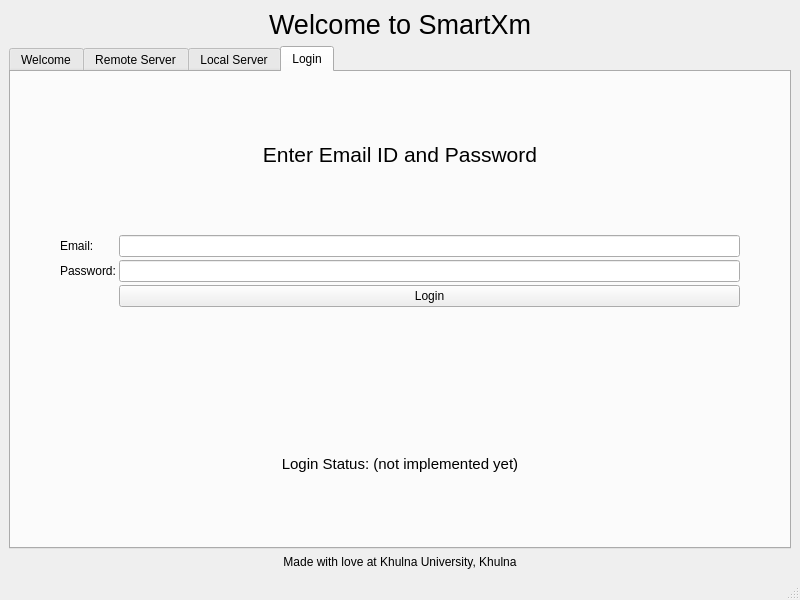
<?xml version="1.0" encoding="UTF-8"?>
<ui version="4.0">
 <class>WelcomeWindow</class>
 <widget class="QMainWindow" name="WelcomeWindow">
  <property name="geometry">
   <rect>
    <x>0</x>
    <y>0</y>
    <width>800</width>
    <height>600</height>
   </rect>
  </property>
  <property name="windowTitle">
   <string>WelcomeWindow</string>
  </property>
  <widget class="QWidget" name="centralwidget">
   <layout class="QVBoxLayout" name="verticalLayout">
    <item>
     <widget class="QLabel" name="welcome_label">
      <property name="text">
       <string>&lt;html&gt;&lt;head/&gt;&lt;body&gt;&lt;p align=&quot;center&quot;&gt;&lt;span style=&quot; font-size:20pt;&quot;&gt;Welcome to SmartXm&lt;/span&gt;&lt;/p&gt;&lt;/body&gt;&lt;/html&gt;</string>
      </property>
     </widget>
    </item>
    <item>
     <widget class="QTabWidget" name="tabWidget">
      <property name="currentIndex">
       <number>3</number>
      </property>
      <widget class="QWidget" name="welcome_tab">
       <attribute name="title">
        <string>Welcome</string>
       </attribute>
       <layout class="QVBoxLayout" name="verticalLayout_5">
        <item>
         <layout class="QHBoxLayout" name="horizontalLayout_2">
          <item>
           <widget class="QLabel" name="label_8">
            <property name="text">
             <string>logo</string>
            </property>
           </widget>
          </item>
          <item>
           <widget class="QLabel" name="label_7">
            <property name="text">
             <string>&lt;html&gt;&lt;head/&gt;&lt;body&gt;&lt;p&gt;&lt;span style=&quot; font-size:24pt; font-weight:700;&quot;&gt;SmartXm&lt;/span&gt;&lt;/p&gt;&lt;/body&gt;&lt;/html&gt;</string>
            </property>
           </widget>
          </item>
         </layout>
        </item>
        <item>
         <layout class="QHBoxLayout" name="horizontalLayout_3">
          <item>
           <widget class="QPushButton" name="exit_welcome_pushButton_4">
            <property name="text">
             <string>Exit</string>
            </property>
           </widget>
          </item>
          <item>
           <widget class="QPushButton" name="teacherWelcome_pushButton_4">
            <property name="text">
             <string>Teacher</string>
            </property>
           </widget>
          </item>
          <item>
           <widget class="QPushButton" name="studentWelcome_pushButton_4">
            <property name="text">
             <string>Student</string>
            </property>
           </widget>
          </item>
         </layout>
        </item>
       </layout>
      </widget>
      <widget class="QWidget" name="remoteServerTab">
       <attribute name="title">
        <string>Remote Server</string>
       </attribute>
       <layout class="QVBoxLayout" name="verticalLayout_2">
        <item>
         <widget class="QLabel" name="syncWithRemoteServer_label">
          <property name="text">
           <string>&lt;html&gt;&lt;head/&gt;&lt;body&gt;&lt;p align=&quot;center&quot;&gt;&lt;span style=&quot; font-size:14pt;&quot;&gt;Synchronize with Remote Server&lt;/span&gt;&lt;/p&gt;&lt;/body&gt;&lt;/html&gt;</string>
          </property>
         </widget>
        </item>
        <item>
         <widget class="QLabel" name="netConnectionStatus_label">
          <property name="text">
           <string>&lt;html&gt;&lt;head/&gt;&lt;body&gt;&lt;p align=&quot;center&quot;&gt;Internet Connection Status: (not implemented yet)&lt;/p&gt;&lt;/body&gt;&lt;/html&gt;</string>
          </property>
         </widget>
        </item>
        <item>
         <widget class="QPushButton" name="sync_remoteS_pushButton_2">
          <property name="text">
           <string>Sync</string>
          </property>
         </widget>
        </item>
        <item>
         <widget class="QLabel" name="label_2">
          <property name="text">
           <string>&lt;html&gt;&lt;head/&gt;&lt;body&gt;&lt;p align=&quot;center&quot;&gt;Synchronization Status: (not implemented yet)&lt;/p&gt;&lt;/body&gt;&lt;/html&gt;</string>
          </property>
         </widget>
        </item>
        <item>
         <widget class="QPushButton" name="nextRemoteServer_pushButton_4">
          <property name="text">
           <string>Next</string>
          </property>
         </widget>
        </item>
       </layout>
      </widget>
      <widget class="QWidget" name="LocalServer_tab">
       <attribute name="title">
        <string>Local Server</string>
       </attribute>
       <layout class="QVBoxLayout" name="verticalLayout_4">
        <item>
         <widget class="QLabel" name="label_4">
          <property name="text">
           <string>&lt;html&gt;&lt;head/&gt;&lt;body&gt;&lt;p align=&quot;center&quot;&gt;&lt;span style=&quot; font-size:14pt;&quot;&gt;Connect to Local Server&lt;/span&gt;&lt;/p&gt;&lt;/body&gt;&lt;/html&gt;</string>
          </property>
         </widget>
        </item>
        <item>
         <layout class="QFormLayout" name="formLayout_2">
          <item row="0" column="0">
           <widget class="QLabel" name="label_5">
            <property name="text">
             <string>Local Server IP:</string>
            </property>
           </widget>
          </item>
          <item row="0" column="1">
           <widget class="QLineEdit" name="localServerIP_lineEdit_3"/>
          </item>
          <item row="1" column="1">
           <widget class="QPushButton" name="pushButton_3">
            <property name="text">
             <string>Connect</string>
            </property>
           </widget>
          </item>
         </layout>
        </item>
        <item>
         <widget class="QLabel" name="localServerStatus_label_6">
          <property name="text">
           <string>&lt;html&gt;&lt;head/&gt;&lt;body&gt;&lt;p align=&quot;center&quot;&gt;&lt;span style=&quot; font-size:11pt;&quot;&gt;Local Server Connection Status: (not implemented yet)&lt;/span&gt;&lt;/p&gt;&lt;/body&gt;&lt;/html&gt;</string>
          </property>
         </widget>
        </item>
        <item>
         <widget class="QLabel" name="label_6">
          <property name="text">
           <string>&lt;html&gt;&lt;head/&gt;&lt;body&gt;&lt;p align=&quot;center&quot;&gt;Instruction: Connect to a local server and click next&lt;/p&gt;&lt;/body&gt;&lt;/html&gt;</string>
          </property>
         </widget>
        </item>
        <item>
         <widget class="QPushButton" name="NextLocalServer_pushButton_4">
          <property name="text">
           <string>Next</string>
          </property>
         </widget>
        </item>
       </layout>
      </widget>
      <widget class="QWidget" name="login_tab">
       <attribute name="title">
        <string>Login</string>
       </attribute>
       <layout class="QVBoxLayout" name="verticalLayout_3">
        <item>
         <widget class="QLabel" name="label_3">
          <property name="text">
           <string>&lt;html&gt;&lt;head/&gt;&lt;body&gt;&lt;p align=&quot;center&quot;&gt;&lt;span style=&quot; font-size:16pt;&quot;&gt;Enter Email ID and Password&lt;/span&gt;&lt;/p&gt;&lt;/body&gt;&lt;/html&gt;</string>
          </property>
         </widget>
        </item>
        <item>
         <layout class="QHBoxLayout" name="horizontalLayout" stretch="0,3,0">
          <property name="spacing">
           <number>3</number>
          </property>
          <item>
           <spacer name="horizontalSpacer">
            <property name="orientation">
             <enum>Qt::Orientation::Horizontal</enum>
            </property>
            <property name="sizeHint" stdset="0">
             <size>
              <width>40</width>
              <height>20</height>
             </size>
            </property>
           </spacer>
          </item>
          <item>
           <layout class="QFormLayout" name="formLayout">
            <item row="0" column="0">
             <widget class="QLabel" name="email_label">
              <property name="text">
               <string>Email:</string>
              </property>
             </widget>
            </item>
            <item row="0" column="1">
             <widget class="QLineEdit" name="lineEdit"/>
            </item>
            <item row="1" column="0">
             <widget class="QLabel" name="pass_label">
              <property name="text">
               <string>Password:</string>
              </property>
             </widget>
            </item>
            <item row="1" column="1">
             <widget class="QLineEdit" name="lineEdit_2"/>
            </item>
            <item row="2" column="1">
             <widget class="QPushButton" name="pushButton">
              <property name="text">
               <string>Login</string>
              </property>
             </widget>
            </item>
           </layout>
          </item>
          <item>
           <spacer name="horizontalSpacer_2">
            <property name="orientation">
             <enum>Qt::Orientation::Horizontal</enum>
            </property>
            <property name="sizeHint" stdset="0">
             <size>
              <width>40</width>
              <height>20</height>
             </size>
            </property>
           </spacer>
          </item>
         </layout>
        </item>
        <item>
         <widget class="QLabel" name="loginStatus_label_9">
          <property name="text">
           <string>&lt;html&gt;&lt;head/&gt;&lt;body&gt;&lt;p align=&quot;center&quot;&gt;&lt;span style=&quot; font-size:11pt;&quot;&gt;Login Status: (not implemented yet)&lt;/span&gt;&lt;/p&gt;&lt;/body&gt;&lt;/html&gt;</string>
          </property>
         </widget>
        </item>
       </layout>
      </widget>
     </widget>
    </item>
    <item>
     <widget class="QLabel" name="footer_label">
      <property name="text">
       <string>&lt;html&gt;&lt;head/&gt;&lt;body&gt;&lt;p align=&quot;center&quot;&gt;Made with love at Khulna University, Khulna&lt;/p&gt;&lt;/body&gt;&lt;/html&gt;</string>
      </property>
     </widget>
    </item>
   </layout>
  </widget>
  <widget class="QMenuBar" name="menubar">
   <property name="geometry">
    <rect>
     <x>0</x>
     <y>0</y>
     <width>800</width>
     <height>23</height>
    </rect>
   </property>
  </widget>
  <widget class="QStatusBar" name="statusbar"/>
 </widget>
 <resources/>
 <connections/>
</ui>
